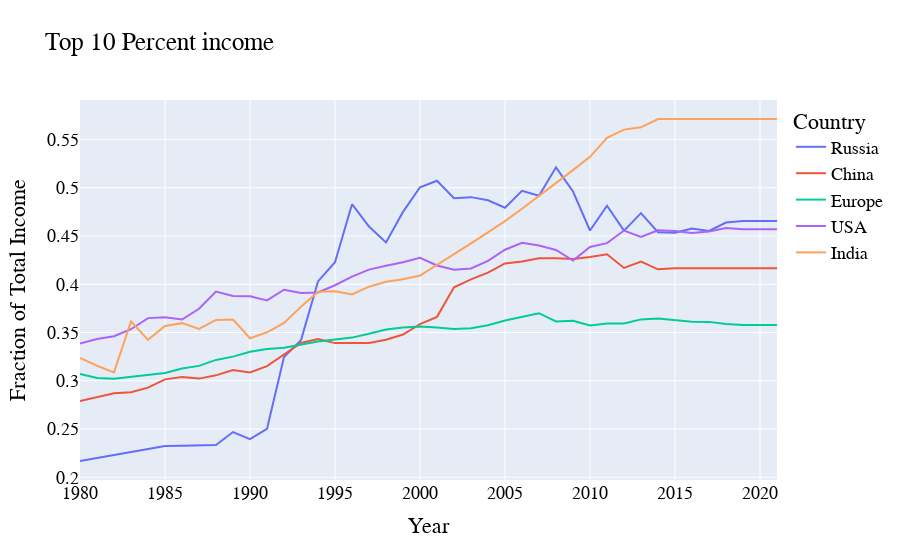

Source (notebook cell):
### Markdown cell above
Australia and New Zealand per adult National Income rose by 25000 euros. The next highest increase in income can be observed in Europe(by approximately 22500 euros) and then followed by North America(by approximately 15000 euros).
Where as the regions like India,Asia and Africa showing very less significant change in income.

Thus, developing economies like Asia and Africa slowed down the process of growth of average income of the world.

### Code cell
df=pd.read_csv("data/top_ten_percent.csv")
fig = px.line(df,x='Year',y=["Russia","China","Europe","USA","India"],title="Top_10_Percent")
fig.update_layout(
    title="Top 10 Percent income",
    xaxis_title="Year",
    yaxis_title="Fraction of Total Income",
    legend_title="Country",
    font=dict(
        family="Calibre",
        size=18,
        color="Black"
    )
)
fig.show()

### Figure 1 — Plotly figure (JSON) as saved in the notebook; plotly's stock layout.template omitted (floating-point values rounded to 4 significant figures)
{"data": [{"hovertemplate": "variable=Russia<br>Year=%{x}<br>value=%{y}<extra></extra>", "legendgroup": "Russia", "line": {"color": "#636efa", "dash": "solid"}, "marker": {"symbol": "circle"}, "mode": "lines", "name": "Russia", "orientation": "v", "showlegend": true, "type": "scatter", "x": [1980, 1981, 1982, 1983, 1984, 1985, 1986, 1987, 1988, 1989, 1990, 1991, 1992, 1993, 1994, 1995, 1996, 1997, 1998, 1999, 2000, 2001, 2002, 2003, 2004, 2005, 2006, 2007, 2008, 2009, 2010, 2011, 2012, 2013, 2014, 2015, 2016, 2017, 2018, 2019, 2020, 2021], "xaxis": "x", "y": [0.2168, 0.22, 0.2232, 0.2263, 0.2294, 0.2324, 0.2327, 0.233, 0.2333, 0.2468, 0.2395, 0.2501, 0.3245, 0.3421, 0.4029, 0.4229, 0.483, 0.4598, 0.4434, 0.475, 0.5006, 0.5073, 0.4891, 0.4903, 0.487, 0.4793, 0.4969, 0.4917, 0.5212, 0.4961, 0.4557, 0.4814, 0.4556, 0.4737, 0.454, 0.4534, 0.4578, 0.4553, 0.464, 0.4656, 0.4656, 0.4656], "yaxis": "y"}, {"hovertemplate": "variable=China<br>Year=%{x}<br>value=%{y}<extra></extra>", "legendgroup": "China", "line": {"color": "#EF553B", "dash": "solid"}, "marker": {"symbol": "circle"}, "mode": "lines", "name": "China", "orientation": "v", "showlegend": true, "type": "scatter", "x": [1980, 1981, 1982, 1983, 1984, 1985, 1986, 1987, 1988, 1989, 1990, 1991, 1992, 1993, 1994, 1995, 1996, 1997, 1998, 1999, 2000, 2001, 2002, 2003, 2004, 2005, 2006, 2007, 2008, 2009, 2010, 2011, 2012, 2013, 2014, 2015, 2016, 2017, 2018, 2019, 2020, 2021], "xaxis": "x", "y": [0.2789, 0.2831, 0.2871, 0.288, 0.2928, 0.3014, 0.3039, 0.3022, 0.3056, 0.3111, 0.3085, 0.3151, 0.3271, 0.3391, 0.3433, 0.339, 0.339, 0.3391, 0.3425, 0.3479, 0.3587, 0.3662, 0.3968, 0.4051, 0.4121, 0.4216, 0.4237, 0.4269, 0.4269, 0.4263, 0.4283, 0.4311, 0.4169, 0.4235, 0.4155, 0.4166, 0.4166, 0.4166, 0.4166, 0.4166, 0.4166, 0.4166], "yaxis": "y"}, {"hovertemplate": "variable=Europe<br>Year=%{x}<br>value=%{y}<extra></extra>", "legendgroup": "Europe", "line": {"color": "#00cc96", "dash": "solid"}, "marker": {"symbol": "circle"}, "mode": "lines", "name": "Europe", "orientation": "v", "showlegend": true, "type": "scatter", "x": [1980, 1981, 1982, 1983, 1984, 1985, 1986, 1987, 1988, 1989, 1990, 1991, 1992, 1993, 1994, 1995, 1996, 1997, 1998, 1999, 2000, 2001, 2002, 2003, 2004, 2005, 2006, 2007, 2008, 2009, 2010, 2011, 2012, 2013, 2014, 2015, 2016, 2017, 2018, 2019, 2020, 2021], "xaxis": "x", "y": [0.3071, 0.3028, 0.302, 0.3038, 0.3059, 0.308, 0.3126, 0.3154, 0.3216, 0.325, 0.33, 0.3328, 0.3342, 0.3377, 0.3407, 0.3428, 0.3447, 0.3487, 0.3531, 0.3552, 0.3562, 0.3553, 0.3537, 0.3544, 0.3575, 0.3625, 0.366, 0.37, 0.3614, 0.3621, 0.3572, 0.3594, 0.3594, 0.3636, 0.3645, 0.3626, 0.3612, 0.361, 0.3589, 0.3578, 0.358, 0.3578], "yaxis": "y"}, {"hovertemplate": "variable=USA<br>Year=%{x}<br>value=%{y}<extra></extra>", "legendgroup": "USA", "line": {"color": "#ab63fa", "dash": "solid"}, "marker": {"symbol": "circle"}, "mode": "lines", "name": "USA", "orientation": "v", "showlegend": true, "type": "scatter", "x": [1980, 1981, 1982, 1983, 1984, 1985, 1986, 1987, 1988, 1989, 1990, 1991, 1992, 1993, 1994, 1995, 1996, 1997, 1998, 1999, 2000, 2001, 2002, 2003, 2004, 2005, 2006, 2007, 2008, 2009, 2010, 2011, 2012, 2013, 2014, 2015, 2016, 2017, 2018, 2019, 2020, 2021], "xaxis": "x", "y": [0.3385, 0.3432, 0.3461, 0.3534, 0.3649, 0.3658, 0.3634, 0.3746, 0.3925, 0.3879, 0.3876, 0.3833, 0.3943, 0.3909, 0.3915, 0.399, 0.408, 0.4152, 0.4191, 0.4228, 0.4275, 0.4195, 0.4151, 0.4164, 0.4243, 0.4358, 0.443, 0.4402, 0.4355, 0.4245, 0.4387, 0.4426, 0.4557, 0.4491, 0.4559, 0.4551, 0.4532, 0.4546, 0.4583, 0.4569, 0.4569, 0.4569], "yaxis": "y"}, {"hovertemplate": "variable=India<br>Year=%{x}<br>value=%{y}<extra></extra>", "legendgroup": "India", "line": {"color": "#FFA15A", "dash": "solid"}, "marker": {"symbol": "circle"}, "mode": "lines", "name": "India", "orientation": "v", "showlegend": true, "type": "scatter", "x": [1980, 1981, 1982, 1983, 1984, 1985, 1986, 1987, 1988, 1989, 1990, 1991, 1992, 1993, 1994, 1995, 1996, 1997, 1998, 1999, 2000, 2001, 2002, 2003, 2004, 2005, 2006, 2007, 2008, 2009, 2010, 2011, 2012, 2013, 2014, 2015, 2016, 2017, 2018, 2019, 2020, 2021], "xaxis": "x", "y": [0.3236, 0.3155, 0.3087, 0.3615, 0.3424, 0.3568, 0.3597, 0.3537, 0.363, 0.3634, 0.344, 0.3502, 0.3599, 0.3767, 0.3922, 0.3928, 0.3894, 0.3975, 0.4025, 0.4052, 0.409, 0.4199, 0.431, 0.4423, 0.4538, 0.4655, 0.4782, 0.4913, 0.5046, 0.5183, 0.5321, 0.5517, 0.5603, 0.5627, 0.5713, 0.5713, 0.5713, 0.5713, 0.5713, 0.5713, 0.5713, 0.5713], "yaxis": "y"}], "layout": {"font": {"color": "Black", "family": "Calibre", "size": 18}, "legend": {"title": {"text": "Country"}, "tracegroupgap": 0}, "title": {"text": "Top 10 Percent income"}, "xaxis": {"anchor": "y", "domain": [0, 1], "title": {"text": "Year"}}, "yaxis": {"anchor": "x", "domain": [0, 1], "title": {"text": "Fraction of Total Income"}}}}
